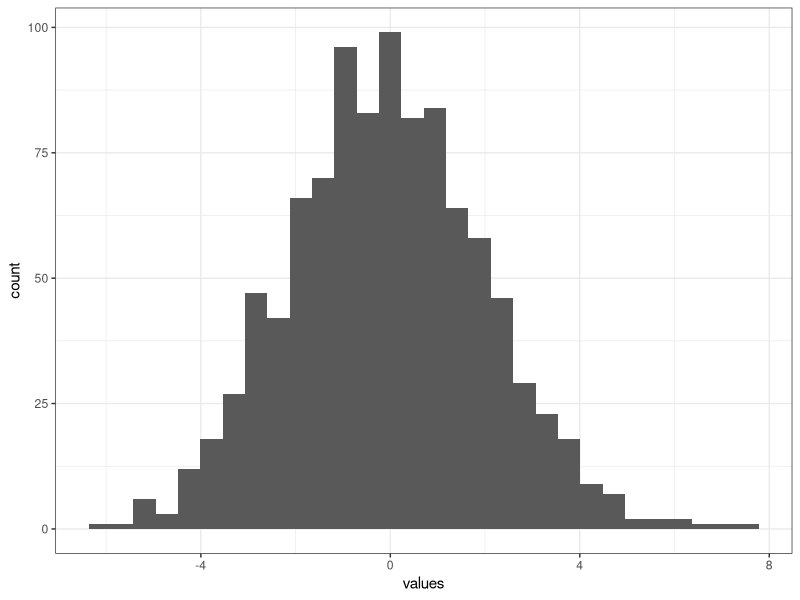
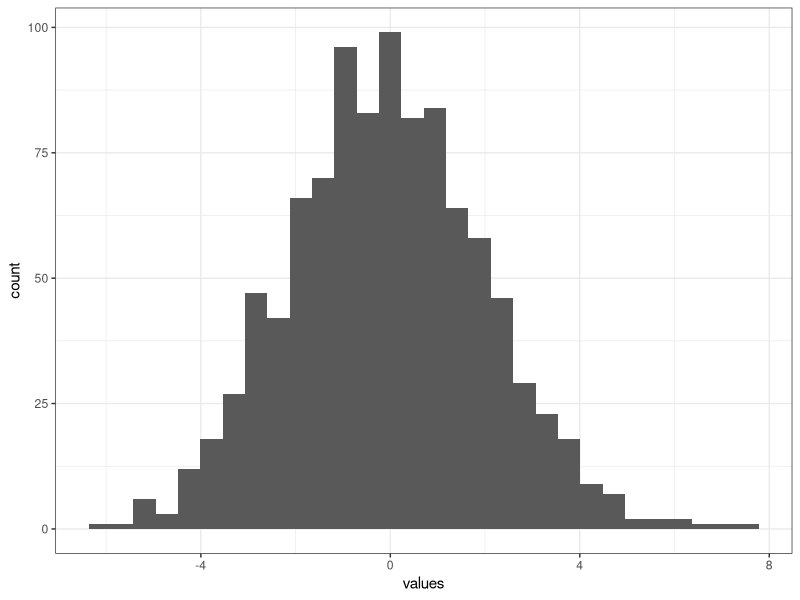

Source code (R) for these figures, in order:

#this is a quick analysis script

library(ggplot2)
library(here)

data = data.frame(values = rnorm(1000, 0, 2))

ggplot(data) +
  geom_histogram(aes(values)) +
  theme_bw()

filename = gsub(c(" "), "_", format(as.POSIXct(Sys.time()), tz = "Europe/London", usetz = TRUE))
filename = gsub(":", "-", filename)

ggsave(here::here("Results", paste0(filename, ".png")))
